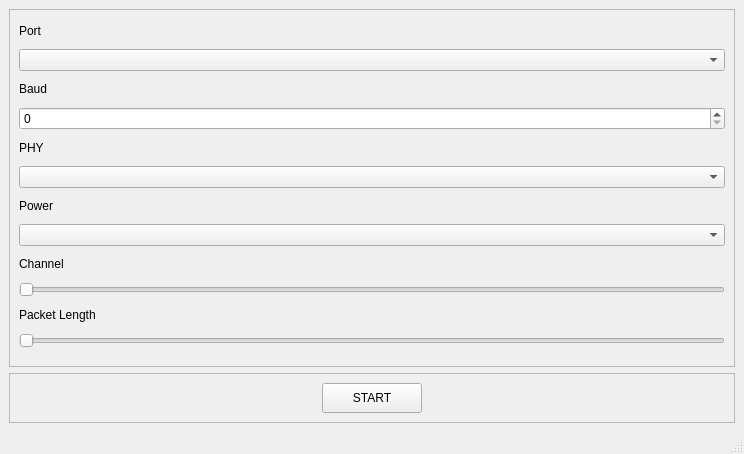
<?xml version="1.0" encoding="UTF-8"?>
<ui version="4.0">
 <class>MainWindow</class>
 <widget class="QMainWindow" name="MainWindow">
  <property name="geometry">
   <rect>
    <x>0</x>
    <y>0</y>
    <width>744</width>
    <height>454</height>
   </rect>
  </property>
  <property name="maximumSize">
   <size>
    <width>16777215</width>
    <height>720</height>
   </size>
  </property>
  <property name="windowTitle">
   <string>DTM_TX</string>
  </property>
  <property name="layoutDirection">
   <enum>Qt::LeftToRight</enum>
  </property>
  <property name="autoFillBackground">
   <bool>false</bool>
  </property>
  <widget class="QWidget" name="centralwidget">
   <layout class="QVBoxLayout" name="verticalLayout_3">
    <item>
     <widget class="QFrame" name="input_frame">
      <property name="frameShape">
       <enum>QFrame::StyledPanel</enum>
      </property>
      <property name="frameShadow">
       <enum>QFrame::Raised</enum>
      </property>
      <layout class="QVBoxLayout" name="verticalLayout">
       <item>
        <widget class="QLabel" name="label">
         <property name="maximumSize">
          <size>
           <width>16777215</width>
           <height>20</height>
          </size>
         </property>
         <property name="text">
          <string>Port</string>
         </property>
        </widget>
       </item>
       <item>
        <widget class="QComboBox" name="port_select">
         <property name="currentText">
          <string extracomment="Port"/>
         </property>
        </widget>
       </item>
       <item>
        <widget class="QLabel" name="label_2">
         <property name="maximumSize">
          <size>
           <width>16777215</width>
           <height>20</height>
          </size>
         </property>
         <property name="text">
          <string>Baud</string>
         </property>
        </widget>
       </item>
       <item>
        <widget class="QSpinBox" name="baud_rate_select">
         <property name="maximum">
          <number>10000000</number>
         </property>
        </widget>
       </item>
       <item>
        <widget class="QLabel" name="label_3">
         <property name="maximumSize">
          <size>
           <width>16777215</width>
           <height>20</height>
          </size>
         </property>
         <property name="text">
          <string>PHY</string>
         </property>
        </widget>
       </item>
       <item>
        <widget class="QComboBox" name="phy_select"/>
       </item>
       <item>
        <widget class="QLabel" name="label_4">
         <property name="maximumSize">
          <size>
           <width>16777215</width>
           <height>20</height>
          </size>
         </property>
         <property name="text">
          <string>Power</string>
         </property>
        </widget>
       </item>
       <item>
        <widget class="QComboBox" name="power_select"/>
       </item>
       <item>
        <widget class="QLabel" name="channel_label">
         <property name="maximumSize">
          <size>
           <width>16777215</width>
           <height>20</height>
          </size>
         </property>
         <property name="text">
          <string>Channel</string>
         </property>
        </widget>
       </item>
       <item>
        <widget class="QSlider" name="channel_select">
         <property name="maximum">
          <number>39</number>
         </property>
         <property name="orientation">
          <enum>Qt::Horizontal</enum>
         </property>
        </widget>
       </item>
       <item>
        <widget class="QLabel" name="packet_len_label">
         <property name="maximumSize">
          <size>
           <width>16777215</width>
           <height>20</height>
          </size>
         </property>
         <property name="text">
          <string>Packet Length</string>
         </property>
        </widget>
       </item>
       <item>
        <widget class="QSlider" name="packet_len_select">
         <property name="maximum">
          <number>255</number>
         </property>
         <property name="orientation">
          <enum>Qt::Horizontal</enum>
         </property>
        </widget>
       </item>
      </layout>
     </widget>
    </item>
    <item>
     <widget class="QFrame" name="frame">
      <property name="maximumSize">
       <size>
        <width>16777215</width>
        <height>50</height>
       </size>
      </property>
      <property name="frameShape">
       <enum>QFrame::StyledPanel</enum>
      </property>
      <property name="frameShadow">
       <enum>QFrame::Raised</enum>
      </property>
      <layout class="QHBoxLayout" name="horizontalLayout">
       <item>
        <widget class="QPushButton" name="start_stop_btn">
         <property name="maximumSize">
          <size>
           <width>100</width>
           <height>50</height>
          </size>
         </property>
         <property name="text">
          <string>START</string>
         </property>
        </widget>
       </item>
      </layout>
     </widget>
    </item>
   </layout>
  </widget>
  <widget class="QMenuBar" name="menubar">
   <property name="geometry">
    <rect>
     <x>0</x>
     <y>0</y>
     <width>744</width>
     <height>22</height>
    </rect>
   </property>
  </widget>
  <widget class="QStatusBar" name="statusbar"/>
 </widget>
 <resources/>
 <connections/>
</ui>
